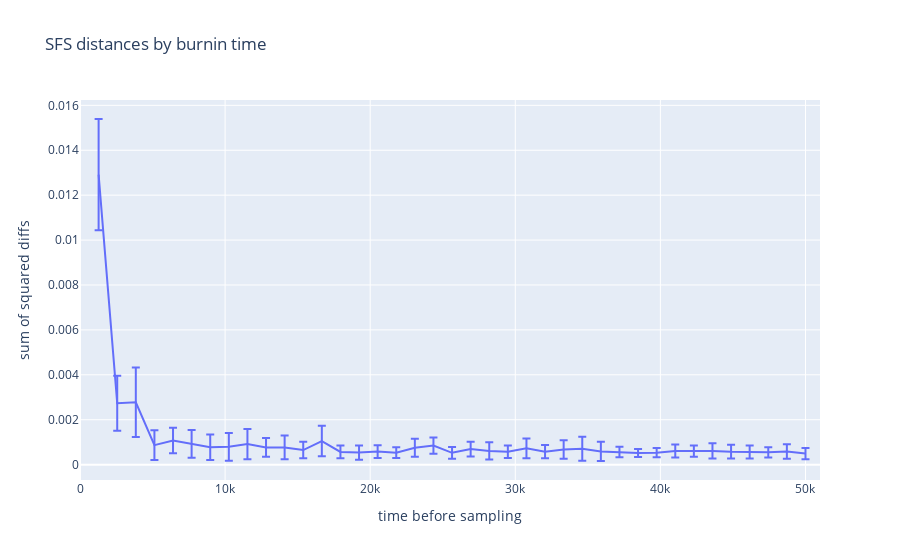

The code cell stored with this chart in its notebook:
### Code cell
mean_diffs= [np.mean(x) for x in diffs]
std_diffs= [np.std(x) for x in diffs]
surface= burn_clades[1:]



fig= [go.Scatter(
    x= surface,
    y= mean_diffs,
    error_y= dict(
        array= std_diffs,
        type= 'data',
        #symmetric= True,
        visible=True
    )
)]

layout= go.Layout(
    title= 'SFS distances by burnin time',
    xaxis= dict(
        title= 'time before sampling',
        range= [0, max(burn_times) + 1000]
    ),
    yaxis= dict(
        title= 'sum of squared diffs'
    )
)
Figure= go.Figure(data= fig,layout=layout)

iplot(Figure)
